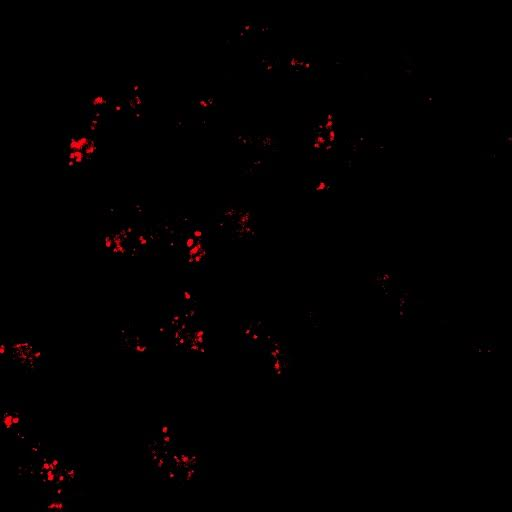
%> input picture lyso_pics/red_only.jpg, 512 x 512 px
$ octave --eval "result = clean_lyso(imread('lyso_pics/red_only.jpg'));"   (GNU Octave 9; MATLAB toolbox functions it lacks are replaced by stand-ins)
%> lines starting %> are read from the running program, lines starting %| are printed output that depends on the picture; in (x1, y1, x2, y2) boxes, pixels count from 0 and x2, y2 are one past the last pixel; in counts of white or black regions, pixels touching at a corner belong together; the program's own positions count from 1
function [ clean_img ] = clean_lyso( RGB_image )
%UNTITLED18 Summary of this function goes here
%   Detailed explanation goes here


%http://www.mathworks.com/company/newsletters/articles/the-watershed-transform-strategies-for-image-segmentation.html

gray_img = rgb2gray(RGB_image);
tophat_filter = imtophat(gray_img, strel('disk', 10)); %Read into this

level = graythresh(tophat_filter);
%> level = 0.102
BW = im2bw(tophat_filter,level);
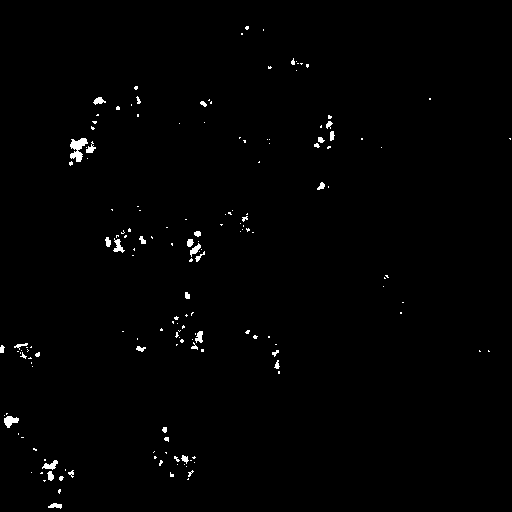
%> BW: size 512x512 logical; 0.87% white; 166 white regions (133 under 20 px), largest, box (x1, y1, x2, y2) and area: (70, 138, 88, 162) 240, (4, 416, 19, 428) 111, (113, 238, 125, 253) 83

bgn_remove = bwareaopen(BW,8); %remove background noise
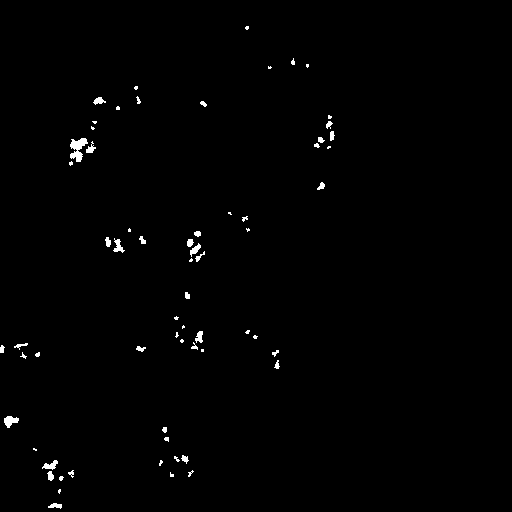
%> bgn_remove: size 512x512 logical; 0.76% white; 65 white regions (32 under 20 px), largest, box (x1, y1, x2, y2) and area: (70, 138, 88, 162) 240, (4, 416, 19, 428) 111, (113, 238, 125, 253) 83

D = -bwdist(~bgn_remove); %Read into this
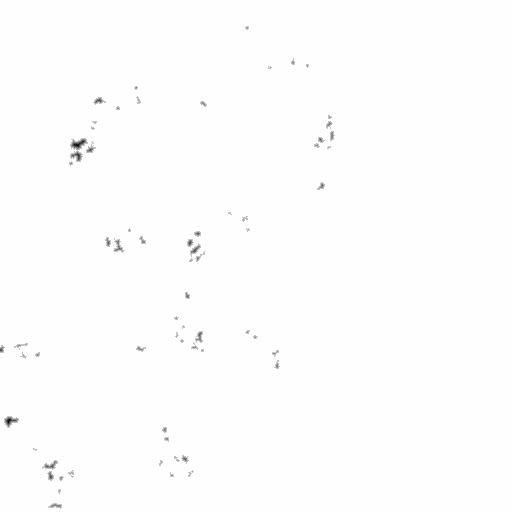
%> D: size 512x512 single; min -4.47, max 0, mean -0.011; drawn with min black and max white
D(~BW) = -Inf;
L = watershed(D);
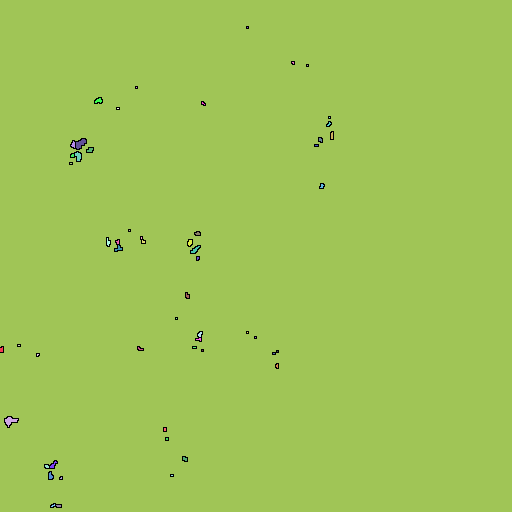
%> L: size 512x512 uint8; 57 distinct labels, from 0 to 56; one colour per label, 0 black

clean_img = im2bw(L,0.001);
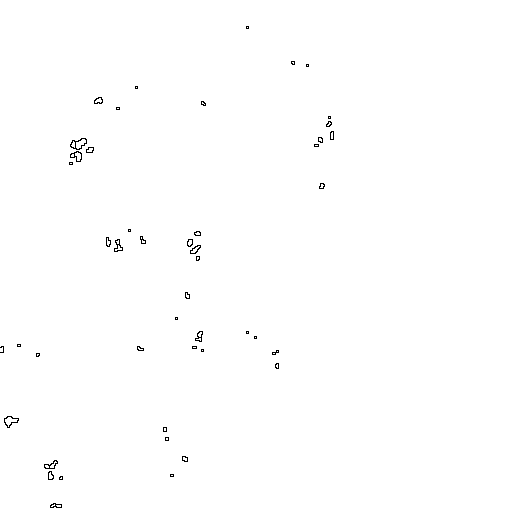
%> clean_img: size 512x512 logical; 99.6% white; black in thin lines or dots, all inside (x1, y1, x2, y2) = (0, 26, 334, 508)


% [12 lines of commented-out code are left out]


end

$ run again, on lyso_pics/vps35_5-Image Export-05_c1.jpg
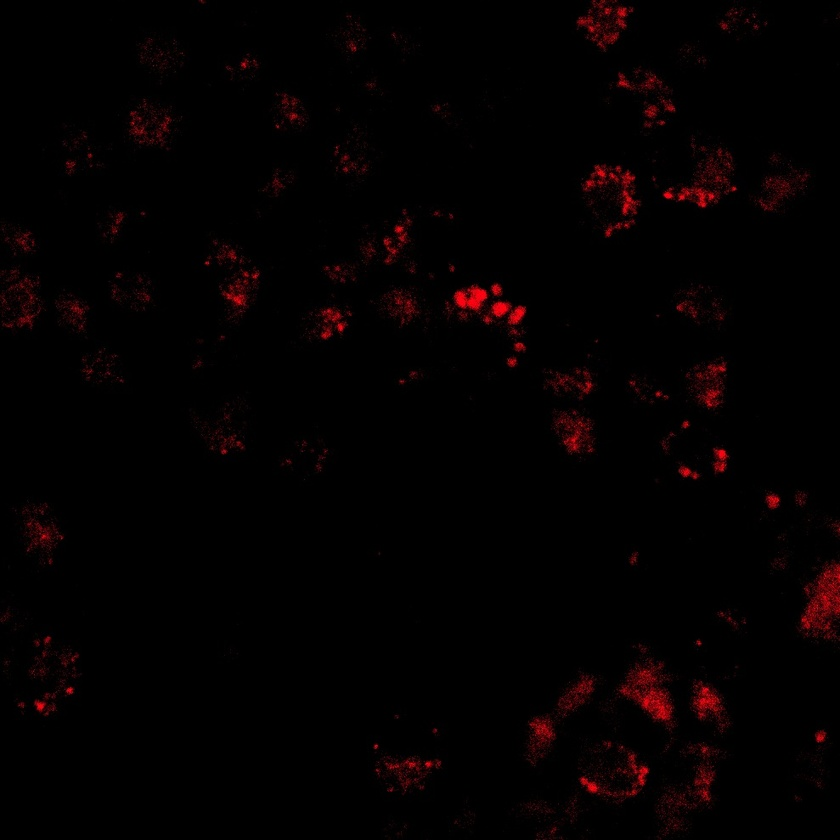
%> input picture lyso_pics/vps35_5-Image Export-05_c1.jpg, 840 x 840 px, shrunk from 989 x 989 before the run
%> level = 0.0588
%> BW: size 840x840 logical; 3% white; 1925 white regions (1777 under 20 px), largest, box (x1, y1, x2, y2) and area: (801, 564, 840, 633) 919, (619, 668, 672, 721) 854, (483, 301, 526, 325) 586
%> in clean_lyso, `L = watershed(D);`:
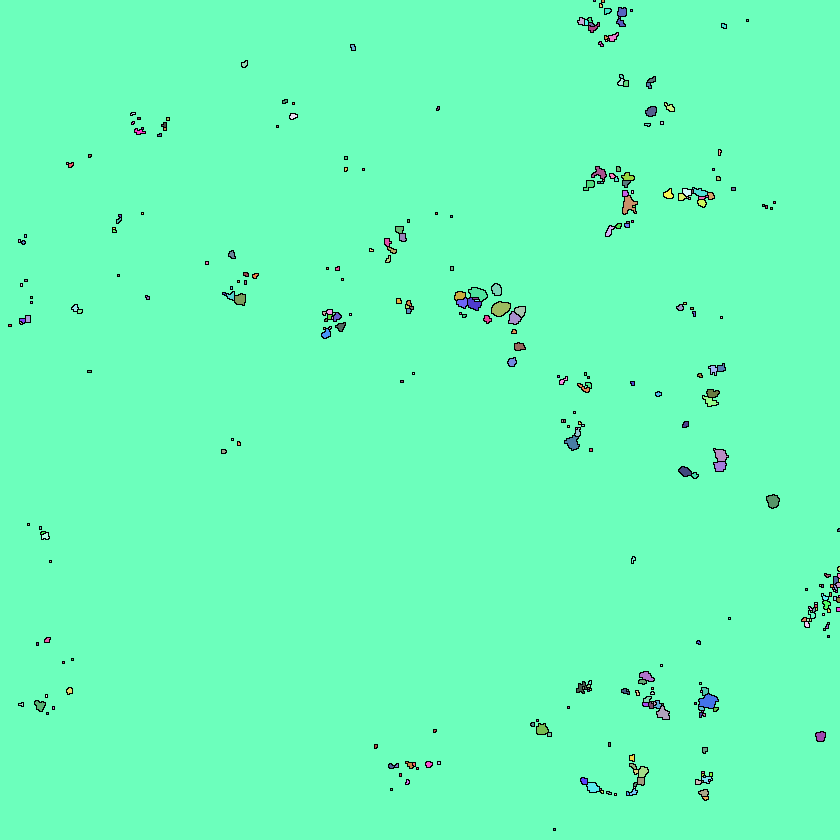
%> L: size 840x840 uint16; 343 distinct labels, from 0 to 342; one colour per label, 0 black
%> in clean_lyso, `clean_img = im2bw(L,0.001);`:
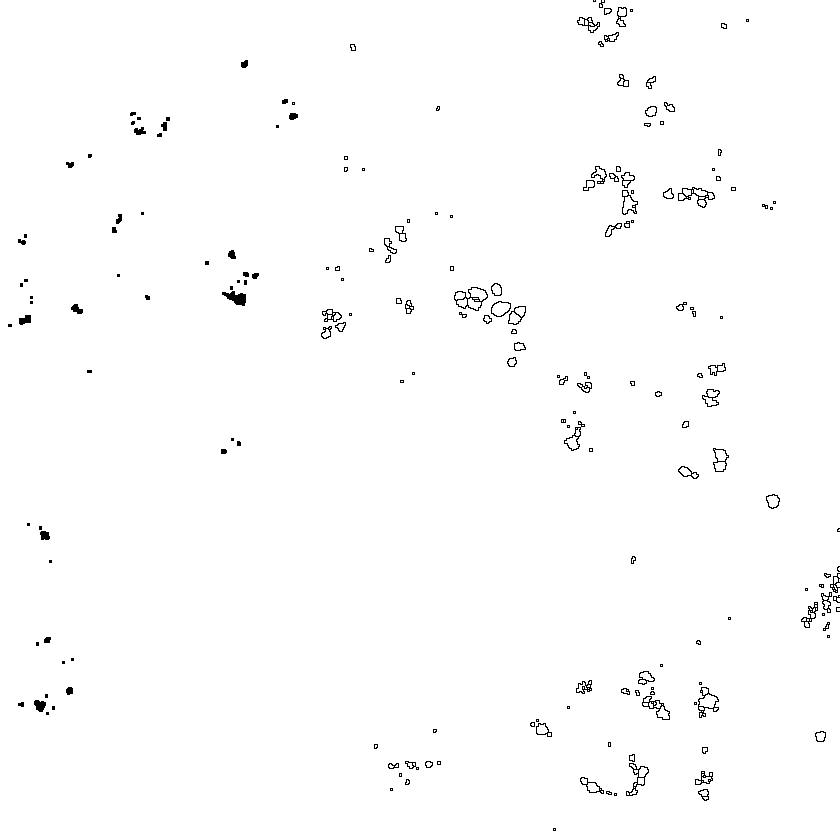
%> clean_img: size 840x840 logical; 99.1% white; black in thin lines or dots
